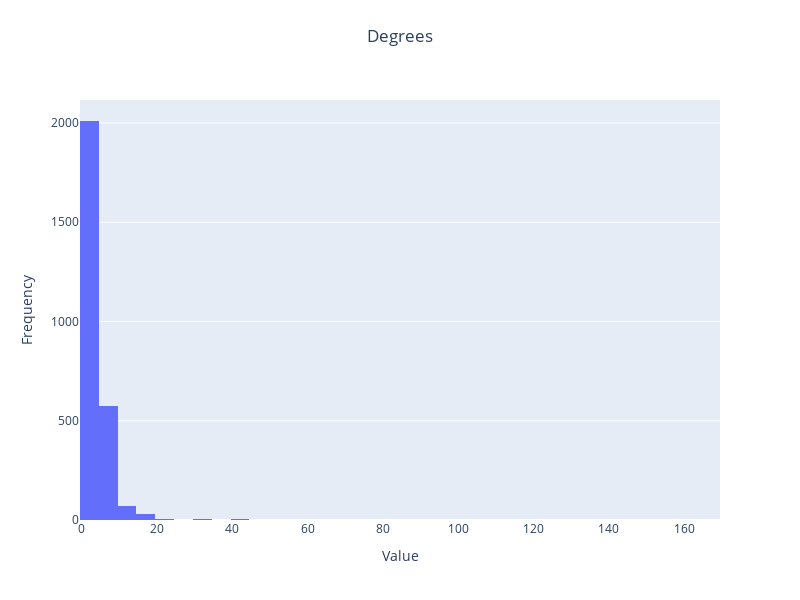

This figure's notebook cell:
### Code cell
G = to_networkx(data, to_undirected=True)
degrees = [val for (node, val) in G.degree()]
display(pd.DataFrame(pd.Series(degrees).describe()).transpose().round(2))

plot_degrees_histogram(degrees)

### Figure 1 — Plotly figure (JSON) as saved in the notebook; plotly's stock layout.template omitted (floating-point values rounded to 4 significant figures; data arrays with more than 128 entries replaced by an {"elided": "..."} marker saying what was removed)
{"data": [{"nbinsx": 50, "type": "histogram", "x": {"elided": "2708 int values"}}], "layout": {"height": 600, "title": {"text": "Degrees", "x": 0.5, "xanchor": "center", "y": 0.95, "yanchor": "top"}, "width": 800, "xaxis": {"title": {"text": "Value"}}, "yaxis": {"title": {"text": "Frequency"}}}}
